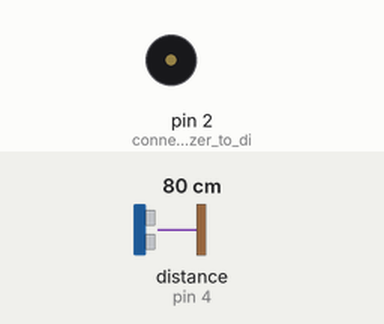
This sketch was run on a simulated Arduino Uno, built with avr-gcc and run on an emulated ATmega328P. Shown: buzzer (waves = sounding, pin HIGH). Wiring (inferred from the names in the program): ultrasonic range finder: trigger pin 3; echo pin 4. The inputs (shaded band) are chosen by the test bench; at power-on: distance to the obstacle (sensor on pin 4) 80 cm. The echo pulse lasts 58.3 µs per cm; pins used as bus, display or sensor lines are not drawn.

Above: at 1.8 s.
1.9 s: distance to the obstacle (sensor on pin 4) set to 29 cm
4.2 s: distance to the obstacle (sensor on pin 4) set to 22 cm
At 6.5 s:
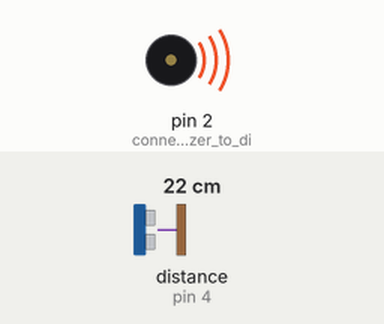
7.5 s: distance to the obstacle (sensor on pin 4) set to 35 cm
At 10.2 s:
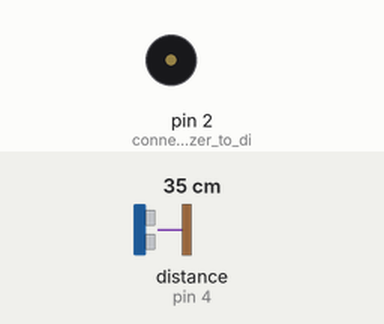
10.5 s: distance to the obstacle (sensor on pin 4) set to 2 cm
At 12.7 s:
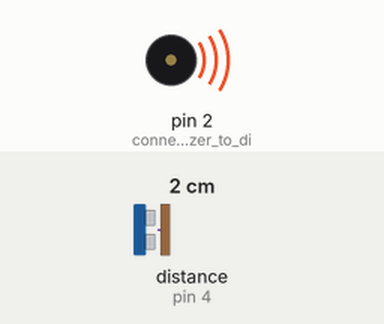
Timing chart, 0 to 14.2 s (numbered marks = the images above; inputs shaded):
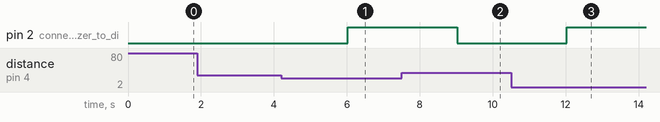

Measured:
- the behaviour switches between 26 and 25 cm on distance to the obstacle (sensor on pin 4) (found by bisection; images 0 and 1)
- after the input at 1.9 s, every drawn part: stays the same
- after the input at 4.2 s, pin 2 (connect_your_buzzer_to_di): LOW → HIGH after 1.8 s
- after the input at 7.5 s, pin 2 (connect_your_buzzer_to_di): HIGH → LOW after 1.5 s
- after the input at 10.5 s, pin 2 (connect_your_buzzer_to_di): LOW → HIGH after 1.5 s

The sketch:

25_cm_distance_sensor.ino
```cpp
//HRTE PROJECTS  ----  XD


#define trigpin 3
#define echopin 4

long duration;
int  distance;

void setup() {
 pinMode(trigpin,OUTPUT);
 pinMode(echopin,INPUT);
 pinMode(2,OUTPUT);//connect your buzzer to digitalpin nu:2
 Serial.begin(9600);

 }

void loop() {

 digitalWrite(trigpin,LOW);
 delayMicroseconds(2);

 digitalWrite(trigpin,HIGH);
 delayMicroseconds(10);
 digitalWrite(trigpin,LOW);

duration = pulseIn(echopin,HIGH);

 distance = duration*0.034/2 ;

 delay(1000);
 if (distance < 25 )
 {
  digitalWrite(2,HIGH);
 }
else
{
  digitalWrite(2,LOW);
  }

}
```
